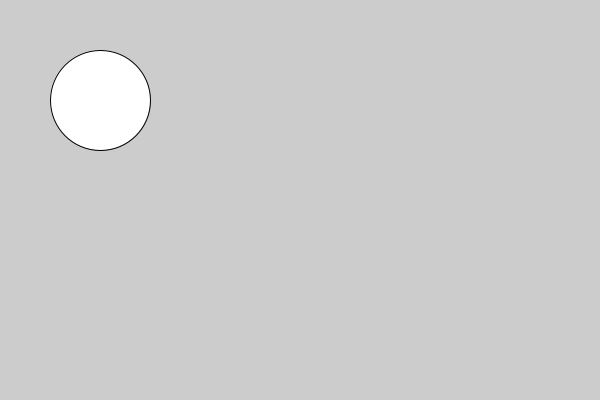
Frame 1 (no input)
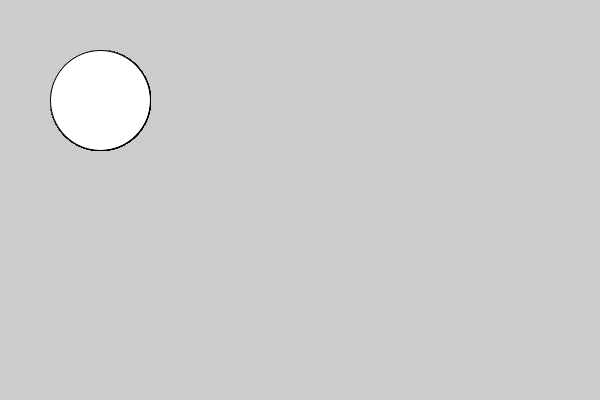
Frame 60 (the mouse pressed at the canvas centre just before this capture)
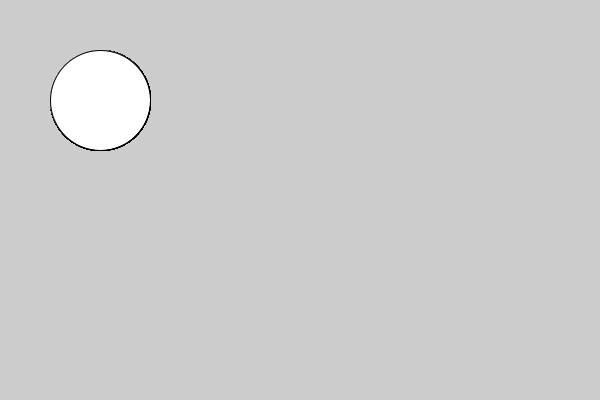
Frame 120 (the mouse held since frame 60 and released just before this capture)

The Processing sketch that drew these frames (run headless with seeded random() and noise(); from frame 60 on, the mouse is pressed at the canvas centre):

// Processing sketch: Fam_Feud_test_ez
// ── Fam_Feud_test_ez.pde
//method that starts when the program starts
void setup()
{
  size (600, 400); //width, height
}

//method that runs over and over again
void draw()
{
  ellipse (100, 100, 100, 100); //circle that takes x, y, width, and height
}
